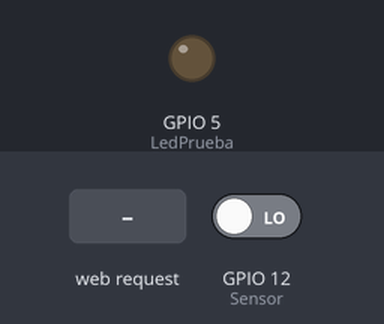
Recording of a sketch running on a simulated ESP8266 (NodeMCU). Shown: output pins drawn as LEDs (lit = HIGH). The test bench sets the inputs (shaded band); at power-on: GPIO 12 (Sensor) LOW. WiFi joins after 1.5 s; servers stay silent unless stated; what the sketch prints to the serial monitor is not drawn.

Above: at 2.7 s.
2.8 s: HTTP request GET /Sensor received
At 4.1 s:
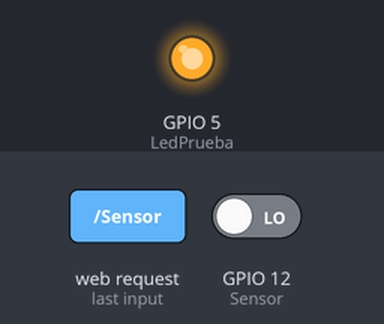
Timing chart, 0 to 5.8 s (numbered marks = the images above; inputs shaded):
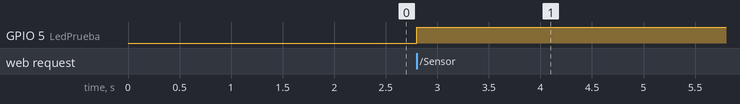

Measured:
- after the input at 2.8 s, GPIO 5 (LedPrueba): LOW → HIGH at once

The sketch:

AlarmaPirConESP8266.ino
```cpp
#include <ESP8266WiFi.h>

char* ssid = "TURBONETT_ALSW";
char* password = "2526-4897";
WiFiServer server(80);

//Servidor
int respuesta = 0;
int LedPrueba = 5;
int Sensor = 12;
String res;

void setup() {
  Serial.begin(115200);
  pinMode(LedPrueba, OUTPUT);
  pinMode(Sensor,INPUT);
  Serial.println();
  Serial.println();
  Serial.print("Conectado a");
  Serial.println(ssid);


  WiFi.begin(ssid, password);

  while (WiFi.status() != WL_CONNECTED) {
    delay(500);
    Serial.print(".");
  }
  Serial.println("");
  Serial.println("WiFi connected");

  server.begin();
  Serial.println("Server started");
  Serial.println(WiFi.localIP());
}

void loop() {
  //Check if a client has connected
  WiFiClient client = server.available();
  if (!client) {
    return;
  }

  String peticion = client.readStringUntil('\r');
  Serial.println(peticion);
  client.flush();

  if (peticion.indexOf("/Sensor") != -1)
    respuesta = 1;
  else
    respuesta = 0;
  digitalWrite(LedPrueba, respuesta);

  client.flush();
  //preparando la respuesta
  if (respuesta) {
    const char cabeceraHTTP[] = "HTTP/1.1 200 OK\r\n"
                                "Content-Type: text/html\r\n"
                                "Connection: close\r\n\r\n";
    const char cabeceraHTML[] = "<!DOCTYPE html>\n"
                                "<html>\n"
                                "  <body>\n"
                                "    Estado de la habitacion: ";
    const char terminadorHTML[] = " \n"
                                  "    <meta http-equiv=\"refresh\" "
                                  "content=\"5\">\n"
                                  "  </body>\n"
                                  "</html>\n";
    client.write(cabeceraHTTP, strlen(cabeceraHTTP));
    client.write(cabeceraHTML, strlen(cabeceraHTML));
    leerTemperatura();
    client.print(res);
    client.write(terminadorHTML, strlen(terminadorHTML));
  }
  delay(1);
  Serial.println("Client disonnected");
  client.stop();
}


void leerTemperatura() {
  int voltaje;

  voltaje = digitalRead(Sensor);
  if (voltaje == 1) {
    res = "Intruso";
  }
  else {
    res = "Nadie";
  }
}
```
